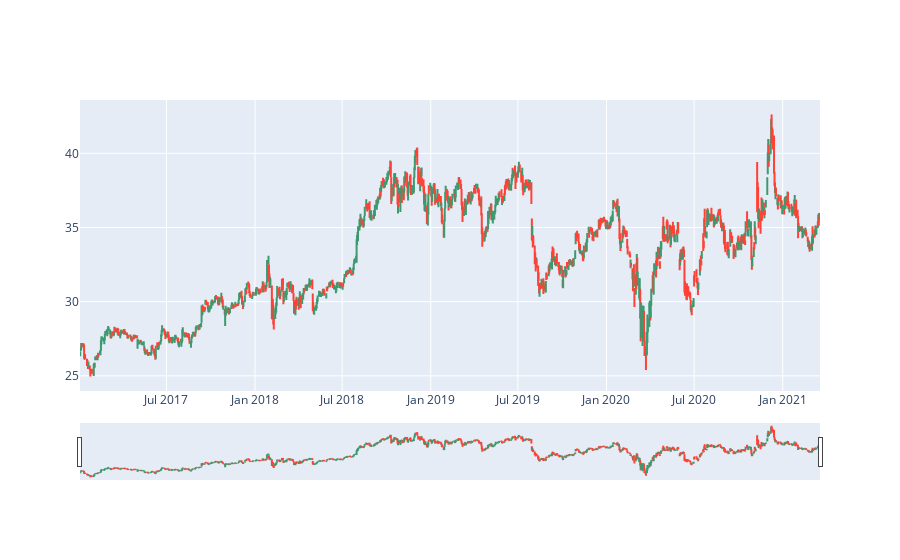

Notebook cell for this chart:
### Code cell
# OHLC Charts
fig = go.Figure(data=go.Ohlc(x=pfizer.index,
                    open=pfizer['Open'],
                    high=pfizer['High'],
                    low=pfizer['Low'],
                    close=pfizer['Close']))
fig.show()

### Figure 1 — Plotly figure (JSON) as saved in the notebook; plotly's stock layout.template omitted (floating-point values rounded to 4 significant figures; data arrays with more than 128 entries replaced by an {"elided": "..."} marker saying what was removed)
{"data": [{"close": {"elided": "1060 float values"}, "high": {"elided": "1060 float values"}, "low": {"elided": "1060 float values"}, "open": {"elided": "1060 float values"}, "type": "ohlc", "x": {"elided": "1060 str values"}}], "layout": {}}
